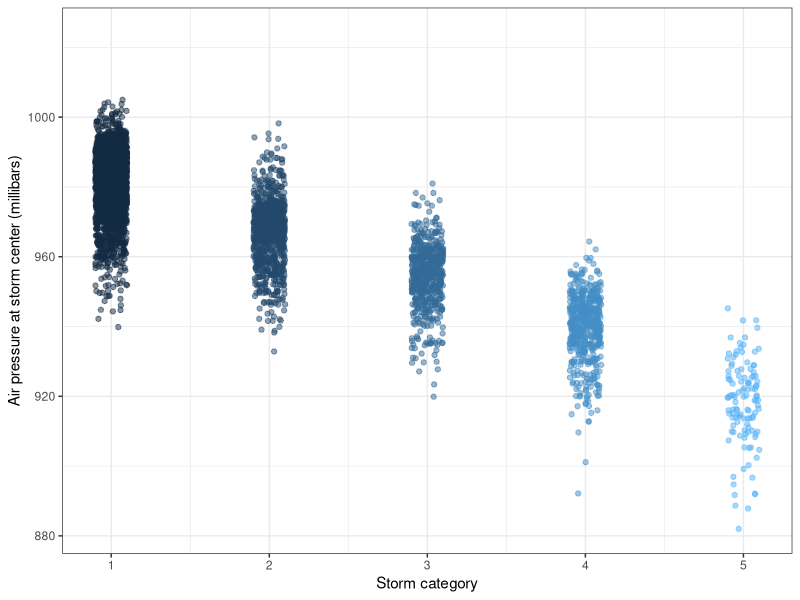

This figure's R source:
## ---- chunk 1
knitr::opts_chunk$set(echo = TRUE)
library(tidyverse)
## ---- chunk 2
summary(storms)
## ---- chunk 3
names(storms)
## ---- chunk 4
ggplot(data = storms, aes(x = category, y = pressure)) +
  geom_jitter(width = 0.1, 
              alpha = 0.5,
              aes(color = category),
              show.legend = FALSE) +
  labs(x = "Storm category", 
       y = "Air pressure at storm center (millibars)"
       ) +
  theme_bw() #Didn't work the first time
